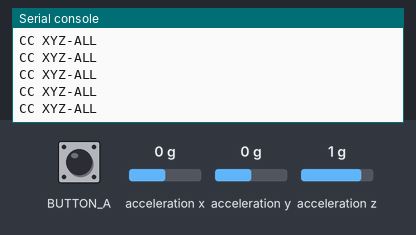
A program run on a simulated Circuit Playground running CircuitPython. Shown: the last lines printed to the serial console. Inputs (shaded band) come from the test bench; at power-on: acceleration x 0 g, acceleration y 0 g, acceleration z 1 g. MIDI messages are not drawn.

Above: at 1.2 s.
1.3 s: button A pressed for 0.15 s
At 1.46 s:
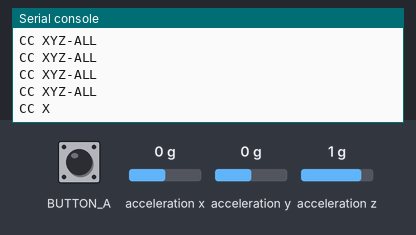
2.9 s: button A pressed for 1 s
At 3.91 s:
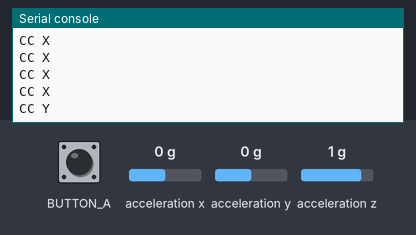
5.4 s: button A pressed for 0.15 s
At 5.65 s:
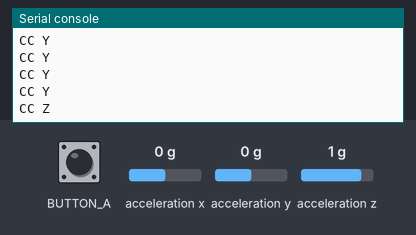
7.1 s: button A pressed for 1 s
At 8.3 s:
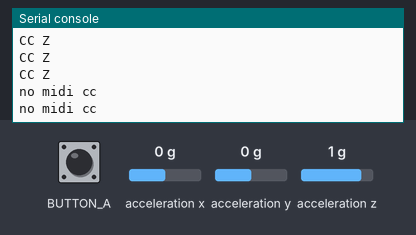

Measured:
- after the input at 1.3 s, the serial console: prints a new line after 0.16 s (image 1)
- after the input at 2.9 s, the serial console: prints a new line after 1.0 s (image 2)
- after the input at 5.4 s, the serial console: prints a new line after 0.24 s (image 3)
- after the input at 7.1 s, the serial console: prints a new line after 1.1 s (image 4)

The program:

midi_control_change_accel.py
```python
# for nicki_ basic accelerometer code to send midi control messages


import board
import touchio
import digitalio

import time
import random
import usb_midi
import adafruit_midi
import adafruit_lis3dh # import for accelerometer
import busio

import adafruit_simplemath

import math

from adafruit_midi.control_change import ControlChange
from adafruit_midi.note_off import NoteOff
from adafruit_midi.note_on import NoteOn
from adafruit_midi.pitch_bend import PitchBend


#  USB MIDI setup
midi = adafruit_midi.MIDI(midi_out=usb_midi.ports[1], out_channel=0)


# midi port print
print(usb_midi.ports)
# print board pins
print(help(board))
# print adafruit_simplemath library to see available functions we might use
print(help(adafruit_simplemath))

#set up accelerometer:
i2c = busio.I2C(board.ACCELEROMETER_SCL, board.ACCELEROMETER_SDA)
int1 = digitalio.DigitalInOut(board.ACCELEROMETER_INTERRUPT)
accelerometer = adafruit_lis3dh.LIS3DH_I2C(i2c, address=0x19, int1=int1)
accelerometer.range = adafruit_lis3dh.RANGE_8_G


# for buttons on circuit playground
buttonA = digitalio.DigitalInOut(board.BUTTON_A)
buttonB = digitalio.DigitalInOut(board.BUTTON_B)

# this specifies that the button is a digital input
# pull=digitalio.Pull.DOWN  specifies that it starts OFF, if it is Pull.UP then it starts ON
# since we are using it as a button to turn on an LED when pressed, we start off

buttonA.switch_to_input(pull=digitalio.Pull.DOWN)
buttonB.switch_to_input(pull=digitalio.Pull.DOWN)

buttonA_state = False
buttonB_state = False

counter = -1


#threshold for when to turn on:
threshold = 400

while True:

    if not buttonA.value and not buttonA_state:
        counter+=1
        buttonA_state = True
    if buttonA.value and buttonA_state:
        buttonA_state = False


    x,y,z = accelerometer.acceleration


    # map the accelerometer range from 0 - 10 to 0 -127 for midi CC
    x = adafruit_simplemath.map_range(x, -10, 10, 0, 127)
    y = adafruit_simplemath.map_range(y, -10, 10, 0, 127) # have mapped 127 to 0 because my board is upside down
    z = adafruit_simplemath.map_range(z, -10, 10, 0, 127)

    # we don't need the floating point numbers,
    x = math.floor(x)
    y = math.floor(y)
    z = math.floor(z)


    # https://arduinogetstarted.com/tutorials/arduino-button-debounce
    # maybe only print out values if there has been a significant change in the accelerometer
    #     print(time.time()) use this as millis() in arduino

    # print((x,y,z))
    midi_map_states = counter % 5

    # 4 states: switches between

    if midi_map_states == 0:

        print("CC XYZ-ALL")
        midi.send(ControlChange(3, x))
        midi.send(ControlChange(4, y))
        midi.send(ControlChange(5, z))

    elif midi_map_states == 1:
        print("CC X")
        midi.send(ControlChange(3, x))
    elif midi_map_states == 2:
        midi.send(ControlChange(4, y))
        print("CC Y")
    elif midi_map_states == 3:
        midi.send(ControlChange(5, z))
        print("CC Z")
    else:
        print("no midi cc")
        # put some kind of indicator here, a LED etc.


    time.sleep(0.1)
```
